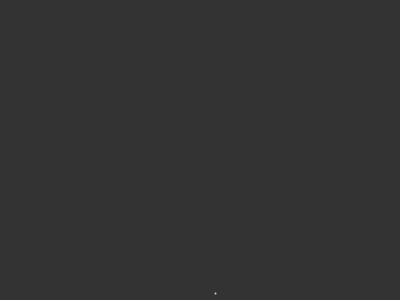
Frame 1 (no input)
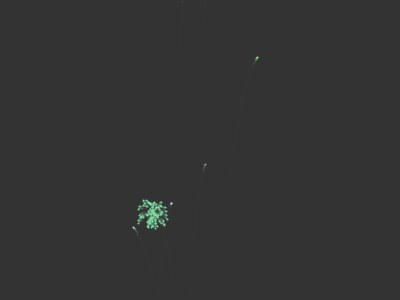
Frame 60 (the mouse pressed at the canvas centre just before this capture)
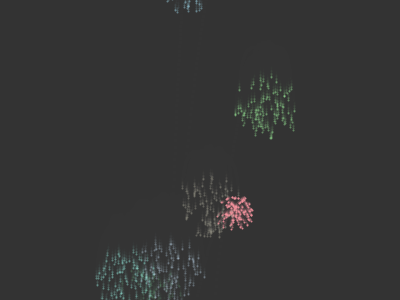
Frame 120 (the mouse held since frame 60 and released just before this capture)

The Processing sketch that drew these frames (run headless with seeded random() and noise(); from frame 60 on, the mouse is pressed at the canvas centre):

// Processing sketch: fireworks
// ── fireworks.pde
final PVector gravity = new PVector(0,0.1);
ArrayList<Firework> fireworks = new ArrayList<Firework>();
float fromX, toX;
Particle p;
void setup() {
  size(400,300);
  fromX = (width / 2) - (width / 8);
  toX = (width / 2) + (width / 8);
  for (int i = 0; i < 1; i += 1) {
    fireworks.add(new Firework());
  }
  background(51);
}

void draw() {
  noStroke();
  fill(51,100);
  rect(0,0,width, height);
  if (random(1) < 0.1) {
    fireworks.add(new Firework());
  }
  for (int i = fireworks.size()-1; i >= 0; i -= 1) {
    Firework f = fireworks.get(i);
    f.update();
    f.draw();
    
    if (f.exploded && f.particles.size() == 0) {
      fireworks.remove(i);
    }
  }
}
// ── fireworksclass.pde


class Firework {
  Particle start;
  ArrayList<Particle> particles = new ArrayList<Particle>();
  boolean exploded = false;
  
  
  Firework() {
    start = new Particle(random(fromX, toX), height);
    start.applyForce(random(-1,1), random(-9, -3));
    start.starter = true;
  }

  void explode() {
    for (int i = 0; i < 100; i += 1) {
      Particle p = new Particle(start.pos.x, start.pos.y);
      p.vel = PVector.random2D();
      p.vel.add(random(-1,1), random(-1,1));
      p.col = start.col;
      particles.add(p);
    }
  }

  void update() {
    if (!exploded) {
      start.applyForce(gravity);
      start.update();
      if (start.vel.y >= 0) {
        exploded = true;
        explode();
      }
    } else {
      for (int i = particles.size()-1; i >= 0; i -= 1) {
        Particle p = particles.get(i);
        p.applyForce(gravity);
        p.update();
        if (p.pos.y > height || p.alpha <= 0) {
          particles.remove(i);
        }
      }
    }
  }

  void draw() {
    if (!exploded) {
      start.draw();
    } else {
      for (Particle p : particles) {
        p.draw();
      }
    }
  }
}
// ── particleclass.pde
class Particle {
  PVector pos, vel, acc;
  color col;
  boolean starter = false;
  float alpha = 255;

  Particle(float x, float y) {
    pos = new PVector(x, y);
    vel = new PVector();
    acc = new PVector();
    col = color(random(128, 255), random(128, 255), random(128, 255));
  }



  void applyForce(PVector force) {
    acc.add(force);
  }

  void applyForce(float x, float y) {
    acc.add(x, y);
  }

  void update() {
    vel.add(acc);
    pos.add(vel);
    if (!starter) {
      vel.mult(0.94);
      if (alpha > 0) {
      alpha -= 3;
      
      }
    }
    acc.mult(0);
    
  }

  void draw() {
    stroke(col,alpha);
    strokeWeight(2);
    point(pos.x, pos.y);
  }
}
